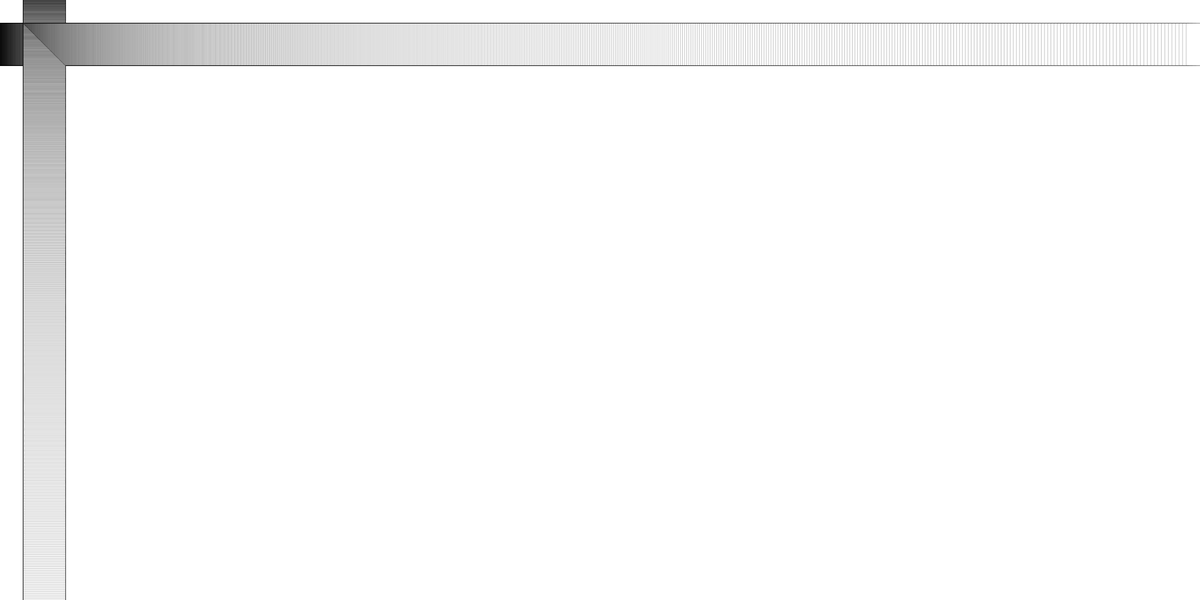
Frame 1 (no input)
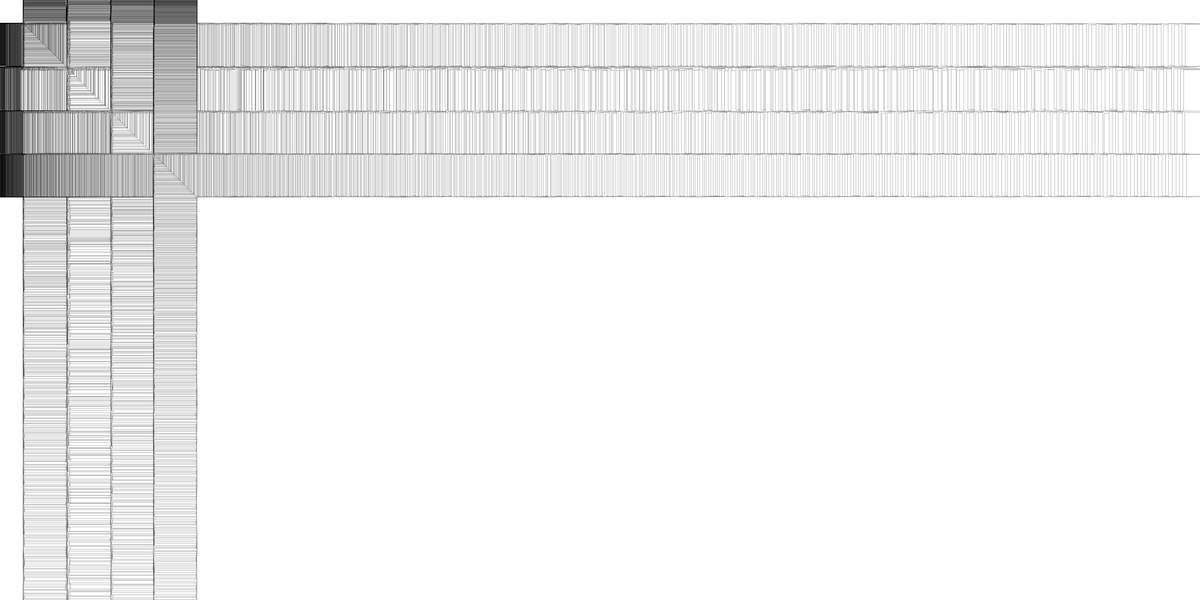
Frame 60 (no input)
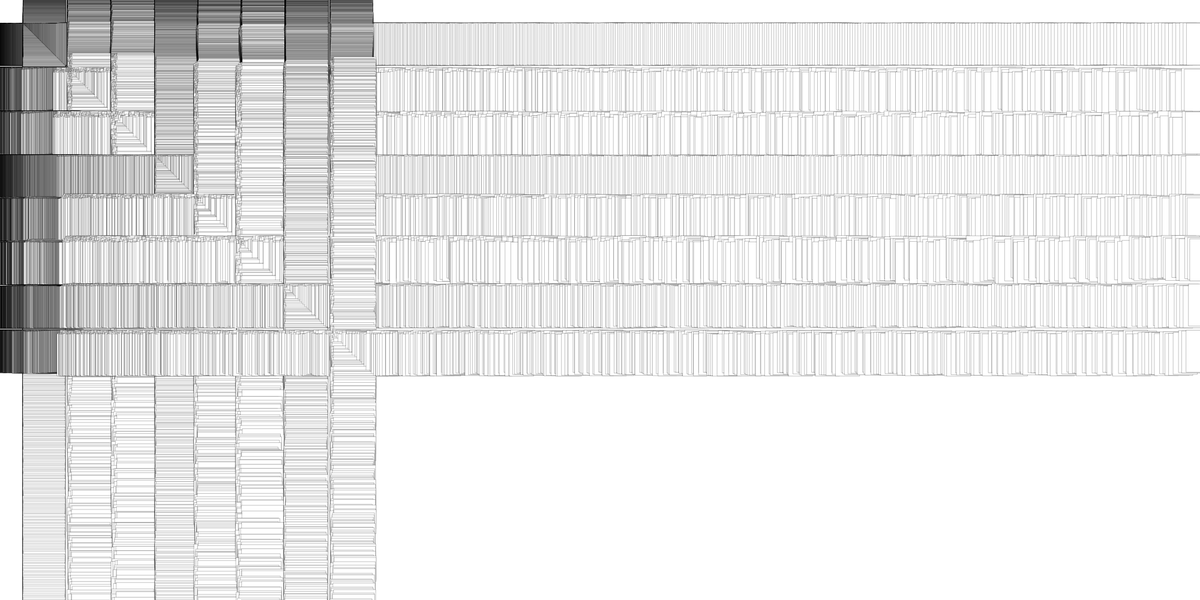
Frame 120 (the mouse pressed at the canvas centre since frame 60)

The p5.js sketch that drew these frames (run headless with seeded random() and noise() and a simulated clock; from frame 60 on, the mouse is pressed at the canvas centre):

// p5.js sketch
// ── sketch.js
var x = 1;


function setup() {
	createCanvas(2000,1000);
    
    rectMode(CENTER);

}

function draw() {
    strokeWeight(0.25);
    stroke(0);
    
    x+=73;
    if(x<width || x<height){
       
       for(var i=1; i<width; i*=1.003){
        var rndQ = frameCount%(1-i);   
        var rndw = random((sin(frameCount)*0.1)*rndQ);   
        rect(x+rndw,i-rndw,70,40);
        rect(i-rndw,x+rndw,40,70);
        
        //rect(width-x,i,rndw,rndw);
        //rect(width,height-x,rndw,rndw);
       } 
        
   }else{
        x=1;
        background(255);
    //   rect(0,200,45,70)
    }
    
}
